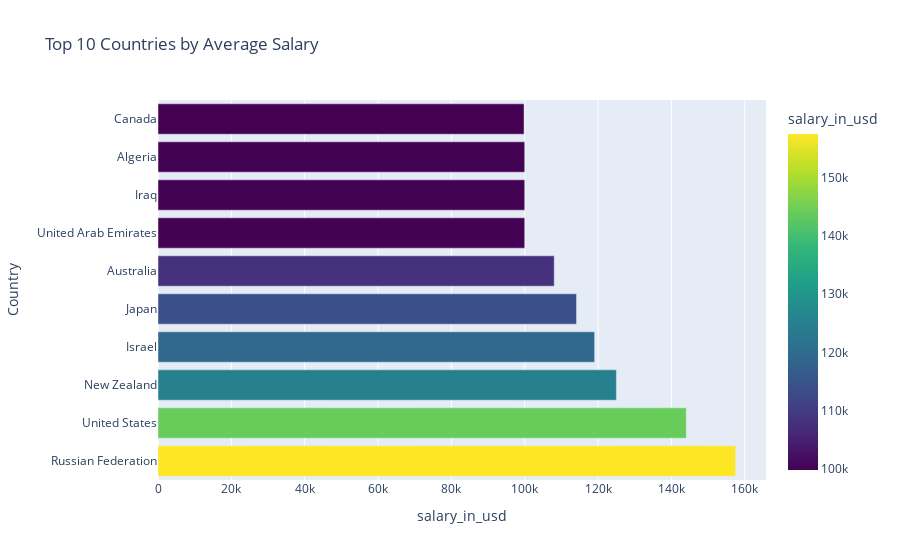

The notebook cell this image was saved under:
### Code cell
country_avg = (
    df.groupby("Country")["salary_in_usd"]
      .mean()
      .sort_values(ascending=False)
      .head(10)
      .reset_index()
)

fig = px.bar(
    country_avg,
    x="salary_in_usd",
    y="Country",
    orientation="h",
    color="salary_in_usd",
    color_continuous_scale="Viridis",
    title="Top 10 Countries by Average Salary"
)
fig.show()

### Figure 1 — Plotly figure (JSON) as saved in the notebook; plotly's stock layout.template omitted (floating-point values rounded to 4 significant figures)
{"data": [{"hovertemplate": "salary_in_usd=%{marker.color}<br>Country=%{y}<extra></extra>", "legendgroup": "", "marker": {"color": [157500.0, 144100.0, 125000.0, 119100.0, 114100.0, 108000.0, 100000.0, 100000.0, 100000.0, 99820.0], "coloraxis": "coloraxis", "pattern": {"shape": ""}}, "name": "", "orientation": "h", "showlegend": false, "textposition": "auto", "type": "bar", "x": [157500.0, 144100.0, 125000.0, 119100.0, 114100.0, 108000.0, 100000.0, 100000.0, 100000.0, 99820.0], "xaxis": "x", "y": ["Russian Federation", "United States", "New Zealand", "Israel", "Japan", "Australia", "United Arab Emirates", "Iraq", "Algeria", "Canada"], "yaxis": "y"}], "layout": {"barmode": "relative", "coloraxis": {"colorbar": {"title": {"text": "salary_in_usd"}}, "colorscale": [[0, "#440154"], [0.1111, "#482878"], [0.2222, "#3e4989"], [0.3333, "#31688e"], [0.4444, "#26828e"], [0.5556, "#1f9e89"], [0.6667, "#35b779"], [0.7778, "#6ece58"], [0.8889, "#b5de2b"], [1, "#fde725"]]}, "legend": {"tracegroupgap": 0}, "title": {"text": "Top 10 Countries by Average Salary"}, "xaxis": {"anchor": "y", "domain": [0, 1], "title": {"text": "salary_in_usd"}}, "yaxis": {"anchor": "x", "domain": [0, 1], "title": {"text": "Country"}}}}
